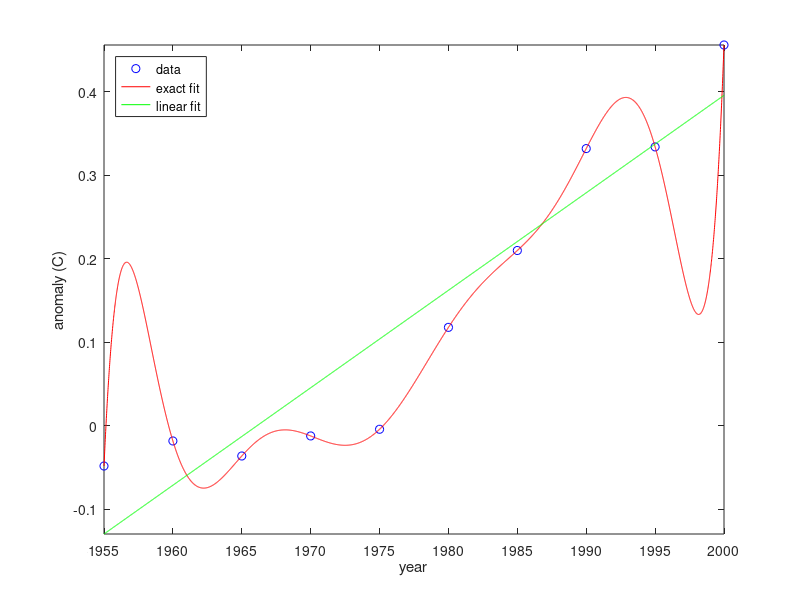

Write the MATLAB code that produced this figure.
% NASADATA  Input and plot temperature anomaly data.  These are temperature
% differences in Celsius relative to the 1951-1980 mean.  See page 96 of
% Driscoll & Braun, Fundamentals of Numerical Computation, SIAM 2018.

% 10 data points
t = (1955:5:2000)';
y = [-0.0480 -0.0180 -0.0360 -0.0120 -0.0040 ...
      0.1180  0.2100  0.3320  0.3340  0.4560]';

% plot the data
plot(t,y,'bo')
set(gca,'xtick',t)
xlabel('year')
ylabel('anomaly (C)')

% use polyfit to exactly fit the data as on page 97
n = length(t);
t = (t - 1955) / 10;        % this shift and scale makes fitting
                            % better conditioned
p = polyfit(t,y,n-1);

% plotting technique is a little different ...
tfine = 1955:0.01:2000;    % fine grid for plotting
hold on
plot(tfine,polyval(p,(tfine - 1955)/10), 'r')

% build  10 x 2  matrix and "solve" overdetermined system
V = [t.^0 t];
c = V \ y;
fprintf('slope is %.2f C per decade\n',c(2))

% plot line as well
plot(tfine,c(1) + c(2) * (tfine - 1955)/10, 'g')
legend('data', 'exact fit', 'linear fit', ...
       'location', 'northwest')
hold off,  axis tight
